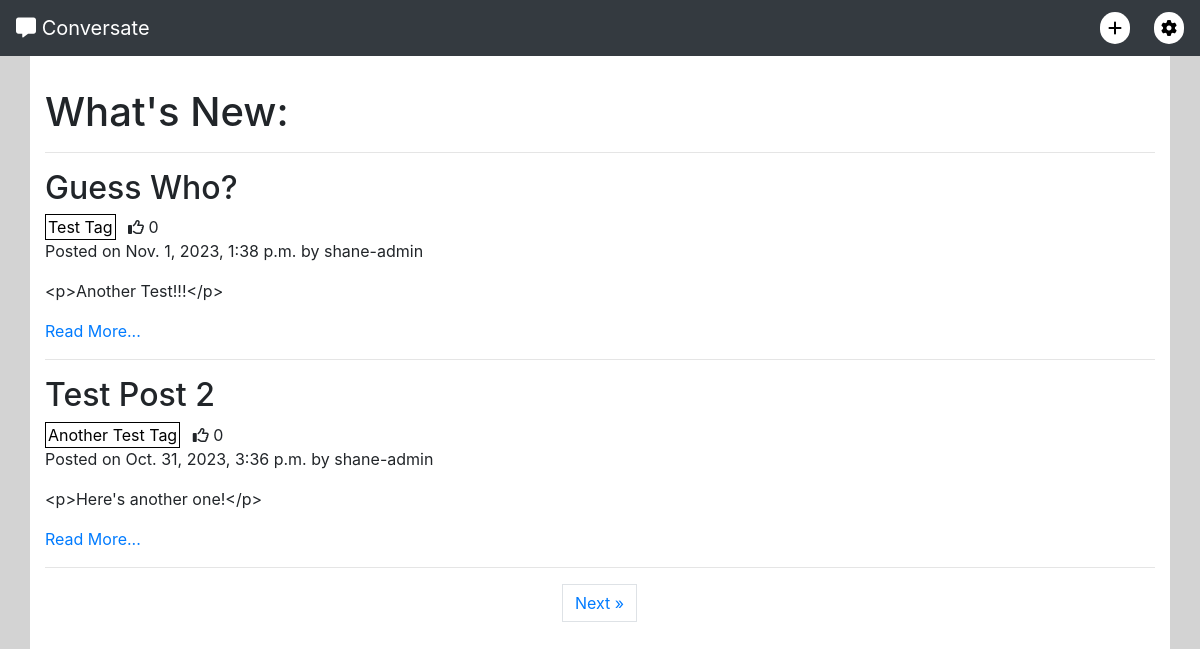
The app's page /, older data.
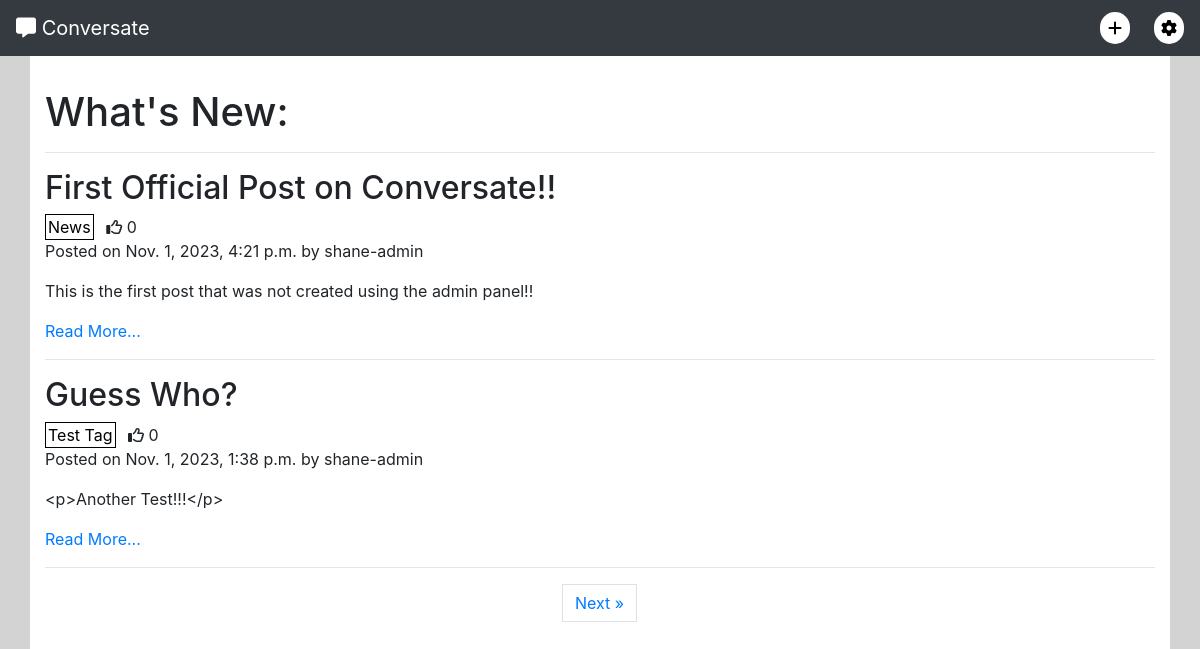
The same page, newer data.
### forum/models.py (models this page shows, shortened)
class Post(models.Model):
    title = models.CharField(max_length=200)
    slug = models.SlugField(max_length=200, unique=True)
    tag = models.ForeignKey(Tag, on_delete=models.CASCADE, related_name='tagged_posts')
    posted_by = models.ForeignKey(User, on_delete=models.CASCADE, related_name='added_posts')
    posted_on = models.DateTimeField(auto_now_add=True)
    content = models.TextField()
    edited = models.BooleanField(default=False)
    likes = models.ManyToManyField(User, related_name='post_likes', blank=True)
    approved = models.BooleanField(default=False)
    class Meta:
        ordering = ['-posted_on']
    def number_of_likes(self):
        return self.likes.count()

class Tag(models.Model):
    name = models.CharField(max_length=30, unique=True)
    def __str__(self):
        return self.name

### forum/views.py (the view)
# urls.py: path('', views.PostList.as_view(), name='home'),
class PostList(generic.ListView):
    model = Post
    queryset = Post.objects.order_by('-posted_on')
    template_name = 'index.html'
    paginate_by = 2

### templates/index.html (shortened to what this page needs)
{% extends "base.html" %}
{% block content %}
<h1>What's New:</h1>
<hr>
{% for post in post_list %}
    <div class="row post">
        <div class="post-title col-12">
            <h2>{{ post.title }}</h2>
        </div>
        <div class="col-12">
            <a href="#" class="tag">{{ post.tag }}</a>
            <i class="fa-regular fa-thumbs-up"></i>
            {{ post.number_of_likes }}
        </div>
        <div class="col-12">
            <p>Posted on {{ post.posted_on }} by {{ post.posted_by }}</p>
            <p>{{ post.content }}</p>
            <a href="">Read More...</a>
        </div>
    </div>
    <hr>
{% endfor %}
{% if is_paginated %}
<nav aria-label="Page navigation">
    <ul class="pagination justify-content-center">
        {% if page_obj.has_next %}
        <li><a href="?page={{ page_obj.next_page_number }}" class="page-link"> Next &raquo;</a></li>
        {% endif %}
    </ul>
</nav>
{% endif %}
{% endblock content %}

### templates/base.html (shortened to what this page needs)
{% load static %}
<!DOCTYPE html>
<html lang="en">
<head>
    <link rel="stylesheet" href="https://cdn.jsdelivr.net/npm/bootstrap@4.6.2/dist/css/bootstrap.min.css"
>
    <link rel="stylesheet" href="{% static 'css/style.css' %}" type="text/css">
</head>
<body id="main-page">
    <nav class="navbar navbar-expand-sm navbar-dark bg-dark">
        <a class="navbar-brand" href="{% url 'home' %}">
            <i class="fa-solid fa-message"></i>
            Conversate
        </a>
        <ul class="nav justify-content-end">
            <li class="nav mr-2 mr-lg-4">
                <a class="nav-icon" href="{% url 'new_post' %}" data-toggle="tooltip" data-placement="bottom" title="New Post">
                    <i class="fa-solid fa-plus"></i>
                </a>
            </li>
            <li class="nav dropdown">
                <a class="nav-icon" data-toggle="dropdown" href="#" role="button" aria-expanded="false">
                    <i class="fa-solid fa-gear"></i></a>
            </li>
        </ul>
    </nav>
    <section>
        <div id="main-content" class="container">
            {% block content %}
            {% endblock content %}
        </div>
    </section>
</body>
</html>

### static/css/style.css (style rules this page uses)
.navbar { display: grid; grid-template-columns: 1fr 1fr 1fr; grid-template-rows: 1fr; }
.nav-icon { color: black; background-color: white; border-radius: 32px; width: 30px; padding: 4px; text-align: center; }
#main-page { background-color: lightgray; display: grid; grid-template-columns: 1fr; grid-template-rows: auto 1fr auto; min-height: 100vh; }
#main-content { background-color: white; height: 100%; padding-top: 32px; }
.tag { margin-right: 8px; border: 1px solid black; text-align: center; padding: 2px; color: black; }

Row changes from the older to the newer data that the page shows:
no longer on this page (row unchanged): Post: title "Test Post 2", tag "Another Test Tag", number_of_likes "0", posted_on "Oct. 31, 2023, 3:36 p.m.", posted_by "shane-admin", content "<p>Here's another one!</p>"
added Post: title "First Official Post on Conversate!!", tag "News", number_of_likes "0", posted_on "Nov. 1, 2023, 4:21 p.m.", posted_by "shane-admin", content "This is the first post that was not created using the admin panel!!"
